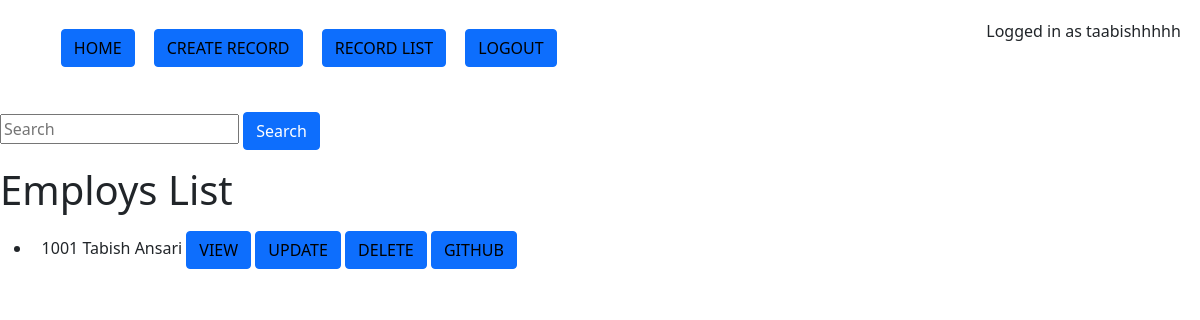
Before: /emp/list/ (signed in) with the older database file.
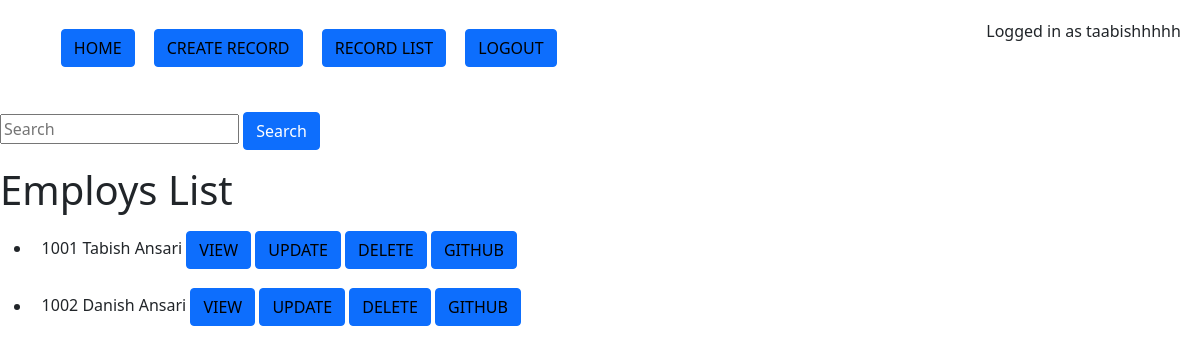
After: the same page with the newer database file.
### emp/models.py (models this page shows, shortened)
class Employ(models.Model):
    intern = 'Intern'
    sendev = 'Senior Developer'
    jundev = 'Junior Developer'
    hr = 'HR'
    no = '-'
    test = 'Test'
    position_choices = [
                (intern ,'Intern'),
                (sendev ,'Senior Developer'),
                 (jundev ,'Junior Developer'),
                 (hr , 'HR'),
                 (no , '-'),
                 (test , 'Test')
                 ]
    empid = models.AutoField(primary_key=True)
    employID = IntegerField('Employ ID', unique=True, validators=[validate_employID, ])
    fname = models.CharField('First Name', max_length=20, validators= [validate_fname, ])
    lname = models.CharField('Last Name', max_length=20, validators=[validate_lname, ])
    personalEmail = models.EmailField('Personal Email')
    fladdraEmail = models.EmailField('Fladdra Email', validators=[validate_fladdraEmail])
    mobile = models.IntegerField('Mobile No', unique=True, validators=[validate_mobile, ])
    position = models.CharField('Position', max_length=16,choices=position_choices, validators=[validate_position])
    github = models.CharField('Github', max_length=50)
    education = models.CharField('Highest Education', max_length=80)
    address = models.TextField('Address')
    joinedOn = models.DateField('Joined On', default=date.today)
    is_archived = models.BooleanField(default=False, null=True, blank=True)
    def get_delete_url(self):
        return reverse('emp:delete_emp', kwargs = {'empid' : self.empid})
    def get_update_url(self):
        return reverse('emp:update_emp', kwargs = {'empid' : self.empid})
    def get_view_url(self):
        return reverse('emp:view_emp', kwargs = {'empid' : self.empid})
    def get_github_url(self):
        return 'https://github.com/' + self.github
    def get_full_name(self):
        return self.fname + ' ' + self.lname
    class Meta:
        verbose_name = 'Employee'
        verbose_name_plural = 'Employees'

### emp/views.py (the view, shortened to what this page needs)
# urls.py: path('list/', ListEmp.as_view(), name='list_emp'),
class ListEmp(LoginRequiredMixin, ListView):
    template_name = 'emp/list.html'
    model = Employ
    def get_queryset(self):
        queryset = self.model.objects.filter(is_archived=False)
        query = self.request.GET.get('q', None)
        return queryset

### templates/emp/list.html (shortened to what this page needs)
{% include 'navbar.html' %}
{% include 'search.html' %}
<h1>Employs List</h1>
{% if object_list %}
    <ul>
        {% for i in object_list %}
        <li>{{ i.employID }}  {{ i.get_full_name }} <button class="btn btn-primary"><a href=" {{ i.get_view_url }} ">VIEW</a></button> <button class="btn btn-primary"><a href="{{ i.get_update_url }}">UPDATE</a></button> <button class="btn btn-primary"><a href="{{ i.get_delete_url }}">DELETE</a></button> <button class="btn btn-primary"><a href=" {{ i.get_github_url }} " target="_blank">GITHUB</a></button>
        </li>
        {% endfor %}
    </ul>
{% else %}
    <p>No Records</p>
    {% comment %} <p>Use Create Record to add new Records</p> {% endcomment %}
{% endif %}

### templates/navbar.html (shortened to what this page needs)
<link href="https://cdn.jsdelivr.net/npm/bootstrap@5.0.1/dist/css/bootstrap.min.css" rel="stylesheet">
<nav class = "navlinks">
    <ul type = "none">
    <li>
        <button class="btn btn-primary"><a href="/">HOME</a></button>
    </li>
    {% if user.is_authenticated %}
    <li>
        <button class="btn btn-primary"><a href="/emp/create/">CREATE RECORD</a></button>
    </li>
    <li>
        <button class="btn btn-primary"><a href="/emp/list/">RECORD LIST</a></button>
    </li>
    <li><button class="btn btn-primary"><a href="/logout/">LOGOUT</a></button></li>
    {% endif %}
</ul>
    {% if user.is_authenticated %}
        <p>Logged in as {{ user.username }} </p>
    {% endif %}
</nav>

### templates/search.html
<form action="/emp/list/" method="GET"> {% csrf_token %}
    <input type="text" name="q" placeholder="Search">
    <input class="btn btn-primary" type="submit" value="Search">
</form>

### templates/navbar.html (style rules this page uses)
.navlinks { display: flex; justify-content: space-between; padding: 1.2rem;; }
.navlinks ul { display: flex; }
li { padding: 0.6rem;; }
button { background-color: none; }
button a { text-decoration: none; color:black; }

Changed rows visible on the page:
added Employ: employID "1002", get_full_name "Danish Ansari"
